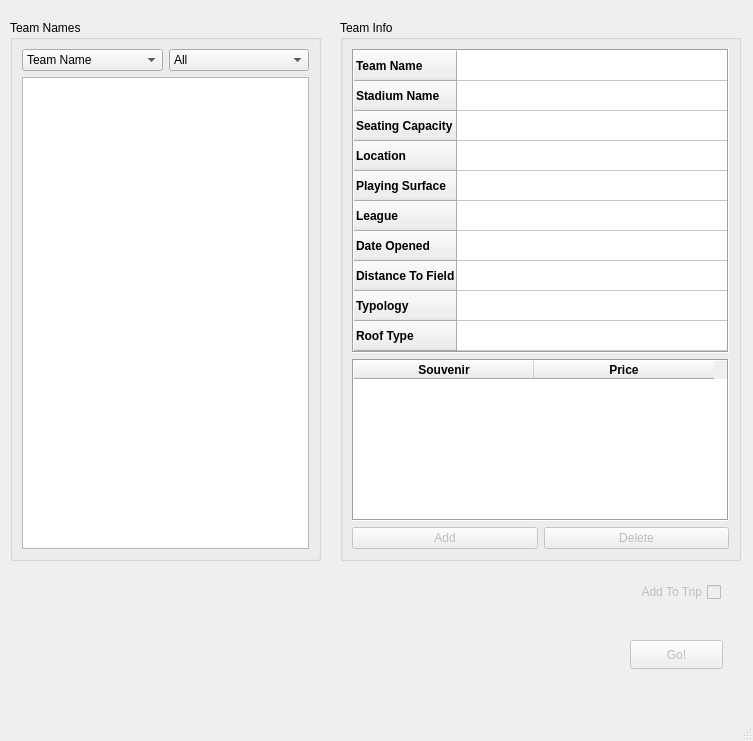
<?xml version="1.0" encoding="UTF-8"?>
<ui version="4.0">
 <class>MainWindow</class>
 <widget class="QMainWindow" name="MainWindow">
  <property name="geometry">
   <rect>
    <x>0</x>
    <y>0</y>
    <width>753</width>
    <height>741</height>
   </rect>
  </property>
  <property name="windowTitle">
   <string>MainWindow</string>
  </property>
  <widget class="QWidget" name="centralwidget">
   <widget class="QGroupBox" name="groupBox">
    <property name="geometry">
     <rect>
      <x>10</x>
      <y>20</y>
      <width>311</width>
      <height>541</height>
     </rect>
    </property>
    <property name="title">
     <string>Team Names</string>
    </property>
    <layout class="QGridLayout" name="gridLayout">
     <item row="1" column="0" colspan="2">
      <widget class="QListWidget" name="listWidget_teamList"/>
     </item>
     <item row="0" column="1">
      <widget class="QComboBox" name="comboBox_exclude">
       <item>
        <property name="text">
         <string>All</string>
        </property>
       </item>
       <item>
        <property name="text">
         <string>American League</string>
        </property>
       </item>
       <item>
        <property name="text">
         <string>National League</string>
        </property>
       </item>
       <item>
        <property name="text">
         <string>Open Roof</string>
        </property>
       </item>
       <item>
        <property name="text">
         <string>Greatest Distance</string>
        </property>
       </item>
       <item>
        <property name="text">
         <string>Smallest Distance</string>
        </property>
       </item>
      </widget>
     </item>
     <item row="0" column="0">
      <widget class="QComboBox" name="comboBox_sort">
       <item>
        <property name="text">
         <string>Team Name</string>
        </property>
       </item>
       <item>
        <property name="text">
         <string>Stadium Name</string>
        </property>
       </item>
       <item>
        <property name="text">
         <string>Park Typology</string>
        </property>
       </item>
       <item>
        <property name="text">
         <string>Date Opened</string>
        </property>
       </item>
       <item>
        <property name="text">
         <string>Seating Capacity</string>
        </property>
       </item>
      </widget>
     </item>
    </layout>
   </widget>
   <widget class="QGroupBox" name="groupBox_2">
    <property name="geometry">
     <rect>
      <x>340</x>
      <y>20</y>
      <width>401</width>
      <height>541</height>
     </rect>
    </property>
    <property name="title">
     <string>Team Info</string>
    </property>
    <layout class="QGridLayout" name="gridLayout_3">
     <item row="1" column="0" colspan="2">
      <widget class="QTableWidget" name="tableWidget_souvenirInfo">
       <property name="enabled">
        <bool>true</bool>
       </property>
       <property name="minimumSize">
        <size>
         <width>0</width>
         <height>0</height>
        </size>
       </property>
       <property name="inputMethodHints">
        <set>Qt::ImhNone</set>
       </property>
       <property name="frameShape">
        <enum>QFrame::Box</enum>
       </property>
       <property name="frameShadow">
        <enum>QFrame::Sunken</enum>
       </property>
       <property name="lineWidth">
        <number>1</number>
       </property>
       <property name="editTriggers">
        <set>QAbstractItemView::NoEditTriggers</set>
       </property>
       <property name="tabKeyNavigation">
        <bool>true</bool>
       </property>
       <property name="alternatingRowColors">
        <bool>false</bool>
       </property>
       <property name="rowCount">
        <number>0</number>
       </property>
       <attribute name="horizontalHeaderVisible">
        <bool>true</bool>
       </attribute>
       <attribute name="horizontalHeaderCascadingSectionResizes">
        <bool>false</bool>
       </attribute>
       <attribute name="horizontalHeaderDefaultSectionSize">
        <number>180</number>
       </attribute>
       <attribute name="horizontalHeaderHighlightSections">
        <bool>true</bool>
       </attribute>
       <attribute name="horizontalHeaderShowSortIndicator" stdset="0">
        <bool>false</bool>
       </attribute>
       <attribute name="verticalHeaderVisible">
        <bool>false</bool>
       </attribute>
       <attribute name="verticalHeaderMinimumSectionSize">
        <number>10</number>
       </attribute>
       <attribute name="verticalHeaderHighlightSections">
        <bool>true</bool>
       </attribute>
       <attribute name="verticalHeaderShowSortIndicator" stdset="0">
        <bool>false</bool>
       </attribute>
       <attribute name="verticalHeaderStretchLastSection">
        <bool>false</bool>
       </attribute>
       <column>
        <property name="text">
         <string>Souvenir</string>
        </property>
        <property name="font">
         <font>
          <bold>true</bold>
         </font>
        </property>
       </column>
       <column>
        <property name="text">
         <string>Price</string>
        </property>
        <property name="font">
         <font>
          <bold>true</bold>
         </font>
        </property>
       </column>
      </widget>
     </item>
     <item row="0" column="0" colspan="2">
      <widget class="QTableWidget" name="tableWidget_teamInfo">
       <property name="enabled">
        <bool>true</bool>
       </property>
       <property name="minimumSize">
        <size>
         <width>0</width>
         <height>304</height>
        </size>
       </property>
       <property name="inputMethodHints">
        <set>Qt::ImhNone</set>
       </property>
       <property name="frameShape">
        <enum>QFrame::Box</enum>
       </property>
       <property name="frameShadow">
        <enum>QFrame::Sunken</enum>
       </property>
       <property name="lineWidth">
        <number>1</number>
       </property>
       <property name="editTriggers">
        <set>QAbstractItemView::NoEditTriggers</set>
       </property>
       <property name="tabKeyNavigation">
        <bool>true</bool>
       </property>
       <property name="alternatingRowColors">
        <bool>false</bool>
       </property>
       <attribute name="horizontalHeaderVisible">
        <bool>false</bool>
       </attribute>
       <attribute name="horizontalHeaderCascadingSectionResizes">
        <bool>false</bool>
       </attribute>
       <attribute name="horizontalHeaderDefaultSectionSize">
        <number>280</number>
       </attribute>
       <attribute name="verticalHeaderMinimumSectionSize">
        <number>20</number>
       </attribute>
       <row>
        <property name="text">
         <string>Team Name</string>
        </property>
        <property name="font">
         <font>
          <bold>true</bold>
         </font>
        </property>
       </row>
       <row>
        <property name="text">
         <string>Stadium Name</string>
        </property>
        <property name="font">
         <font>
          <bold>true</bold>
         </font>
        </property>
       </row>
       <row>
        <property name="text">
         <string>Seating Capacity</string>
        </property>
        <property name="font">
         <font>
          <bold>true</bold>
         </font>
        </property>
       </row>
       <row>
        <property name="text">
         <string>Location</string>
        </property>
        <property name="font">
         <font>
          <bold>true</bold>
         </font>
        </property>
       </row>
       <row>
        <property name="text">
         <string>Playing Surface</string>
        </property>
        <property name="font">
         <font>
          <bold>true</bold>
         </font>
        </property>
       </row>
       <row>
        <property name="text">
         <string>League</string>
        </property>
        <property name="font">
         <font>
          <bold>true</bold>
         </font>
        </property>
       </row>
       <row>
        <property name="text">
         <string>Date Opened</string>
        </property>
        <property name="font">
         <font>
          <bold>true</bold>
         </font>
        </property>
       </row>
       <row>
        <property name="text">
         <string>Distance To Field</string>
        </property>
        <property name="font">
         <font>
          <bold>true</bold>
         </font>
        </property>
       </row>
       <row>
        <property name="text">
         <string>Typology</string>
        </property>
        <property name="font">
         <font>
          <bold>true</bold>
         </font>
        </property>
       </row>
       <row>
        <property name="text">
         <string>Roof Type</string>
        </property>
        <property name="font">
         <font>
          <bold>true</bold>
         </font>
        </property>
       </row>
       <column>
        <property name="text">
         <string/>
        </property>
       </column>
       <item row="0" column="0">
        <property name="text">
         <string/>
        </property>
       </item>
       <item row="1" column="0">
        <property name="text">
         <string/>
        </property>
       </item>
       <item row="2" column="0">
        <property name="text">
         <string/>
        </property>
       </item>
       <item row="3" column="0">
        <property name="text">
         <string/>
        </property>
       </item>
      </widget>
     </item>
     <item row="2" column="0">
      <widget class="QPushButton" name="pushButton_add">
       <property name="enabled">
        <bool>false</bool>
       </property>
       <property name="text">
        <string>Add</string>
       </property>
      </widget>
     </item>
     <item row="2" column="1">
      <widget class="QPushButton" name="pushButton_delete">
       <property name="enabled">
        <bool>false</bool>
       </property>
       <property name="text">
        <string>Delete</string>
       </property>
      </widget>
     </item>
    </layout>
   </widget>
   <widget class="QPushButton" name="pushButton_go">
    <property name="enabled">
     <bool>false</bool>
    </property>
    <property name="geometry">
     <rect>
      <x>630</x>
      <y>640</y>
      <width>93</width>
      <height>29</height>
     </rect>
    </property>
    <property name="text">
     <string>Go!</string>
    </property>
   </widget>
   <widget class="QCheckBox" name="checkBox_addToTrip">
    <property name="enabled">
     <bool>false</bool>
    </property>
    <property name="geometry">
     <rect>
      <x>610</x>
      <y>580</y>
      <width>111</width>
      <height>24</height>
     </rect>
    </property>
    <property name="layoutDirection">
     <enum>Qt::RightToLeft</enum>
    </property>
    <property name="text">
     <string>Add To Trip</string>
    </property>
    <property name="tristate">
     <bool>false</bool>
    </property>
   </widget>
   <widget class="QLabel" name="label_tripNames">
    <property name="geometry">
     <rect>
      <x>20</x>
      <y>580</y>
      <width>551</width>
      <height>91</height>
     </rect>
    </property>
    <property name="text">
     <string/>
    </property>
   </widget>
  </widget>
  <widget class="QMenuBar" name="menubar">
   <property name="geometry">
    <rect>
     <x>0</x>
     <y>0</y>
     <width>753</width>
     <height>37</height>
    </rect>
   </property>
  </widget>
  <widget class="QStatusBar" name="statusbar"/>
 </widget>
 <resources/>
 <connections/>
</ui>
